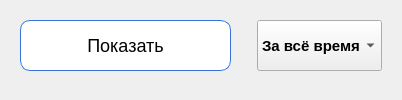
          <widget class="QWidget" name="Show">
           <attribute name="title">
            <string>Показать</string>
           </attribute>
           <layout class="QHBoxLayout" name="horizontalLayout_6">
            <item>
             <widget class="QWidget" name="widget_3" native="true">
              <property name="minimumSize">
               <size>
                <width>231</width>
                <height>0</height>
               </size>
              </property>
              <property name="maximumSize">
               <size>
                <width>231</width>
                <height>16777215</height>
               </size>
              </property>
              <property name="font">
               <font>
                <weight>50</weight>
                <bold>false</bold>
               </font>
              </property>
              <layout class="QVBoxLayout" name="verticalLayout_20">
               <item>
                <widget class="QPushButton" name="showing">
                 <property name="minimumSize">
                  <size>
                   <width>211</width>
                   <height>51</height>
                  </size>
                 </property>
                 <property name="maximumSize">
                  <size>
                   <width>211</width>
                   <height>51</height>
                  </size>
                 </property>
                 <property name="font">
                  <font>
                   <pointsize>-1</pointsize>
                  </font>
                 </property>
                 <property name="styleSheet">
                  <string notr="true">QPushButton {
    padding:10px;
    color: #fffff;
    font-size: 18px;
    border-radius: 10px;
    border: 1px solid #3873d9;
    background-color: white; }

QPushButton:hover{
	background-color: rgb(171, 211, 247);
	effect = QtWidgets.QGraphicsDropShadowEffect(QPushButton)
	effect.setOffset(0, 0)
	effect.setBlurRadius(20)
	effect.setColor(QColor(57, 219, 255))
	QPushButton.setGraphicsEffect(effect)
}</string>
                 </property>
                 <property name="text">
                  <string>Показать</string>
                 </property>
                </widget>
               </item>
               <item>
                <widget class="QWidget" name="fake9" native="true"/>
               </item>
              </layout>
             </widget>
            </item>
            <item>
             <widget class="QWidget" name="widget_5" native="true">
              <layout class="QVBoxLayout" name="verticalLayout_21">
               <item>
                <widget class="QComboBox" name="choosedate">
                 <property name="minimumSize">
                  <size>
                   <width>0</width>
                   <height>51</height>
                  </size>
                 </property>
                 <property name="maximumSize">
                  <size>
                   <width>16777215</width>
                   <height>51</height>
                  </size>
                 </property>
                 <property name="font">
                  <font>
                   <pointsize>11</pointsize>
                   <weight>75</weight>
                   <bold>true</bold>
                  </font>
                 </property>
                 <item>
                  <property name="text">
                   <string>За всё время</string>
                  </property>
                 </item>
                 <item>
                  <property name="text">
                   <string>На месяц</string>
                  </property>
                 </item>
                 <item>
                  <property name="text">
                   <string>На неделю</string>
                  </property>
                 </item>
                </widget>
               </item>
               <item>
                <widget class="QWidget" name="fake10" native="true"/>
               </item>
              </layout>
             </widget>
            </item>
           </layout>
          </widget>
